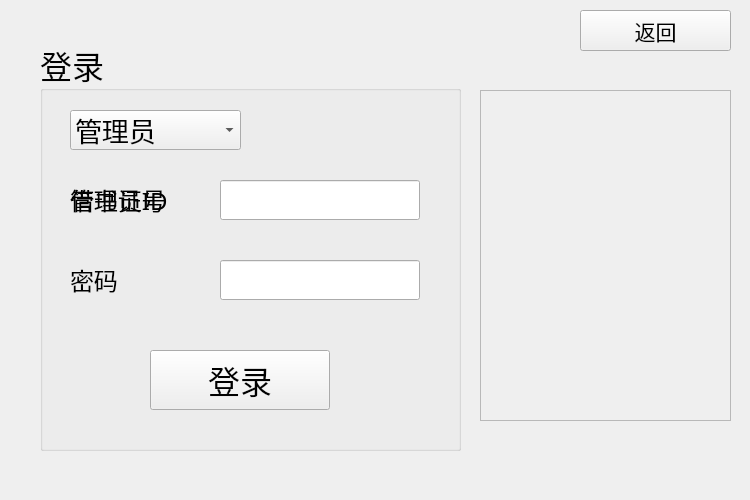
<?xml version="1.0" encoding="UTF-8"?>
<ui version="4.0">
 <class>Login</class>
 <widget class="QWidget" name="Login">
  <property name="windowModality">
   <enum>Qt::WindowModal</enum>
  </property>
  <property name="enabled">
   <bool>true</bool>
  </property>
  <property name="geometry">
   <rect>
    <x>0</x>
    <y>0</y>
    <width>750</width>
    <height>500</height>
   </rect>
  </property>
  <property name="windowTitle">
   <string>用户登录</string>
  </property>
  <widget class="QGroupBox" name="groupBox">
   <property name="geometry">
    <rect>
     <x>40</x>
     <y>40</y>
     <width>421</width>
     <height>411</height>
    </rect>
   </property>
   <property name="font">
    <font>
     <family>宋体</family>
     <pointsize>24</pointsize>
    </font>
   </property>
   <property name="title">
    <string>登录</string>
   </property>
   <property name="flat">
    <bool>false</bool>
   </property>
   <widget class="QLabel" name="AdminID">
    <property name="geometry">
     <rect>
      <x>30</x>
      <y>140</y>
      <width>150</width>
      <height>40</height>
     </rect>
    </property>
    <property name="font">
     <font>
      <family>宋体</family>
      <pointsize>18</pointsize>
     </font>
    </property>
    <property name="text">
     <string>管理员ID</string>
    </property>
   </widget>
   <widget class="QLineEdit" name="IDLine">
    <property name="geometry">
     <rect>
      <x>180</x>
      <y>140</y>
      <width>200</width>
      <height>40</height>
     </rect>
    </property>
    <property name="font">
     <font>
      <family>宋体</family>
      <pointsize>12</pointsize>
     </font>
    </property>
   </widget>
   <widget class="QLabel" name="password">
    <property name="geometry">
     <rect>
      <x>30</x>
      <y>220</y>
      <width>150</width>
      <height>40</height>
     </rect>
    </property>
    <property name="font">
     <font>
      <family>宋体</family>
      <pointsize>18</pointsize>
     </font>
    </property>
    <property name="text">
     <string>密码</string>
    </property>
   </widget>
   <widget class="QLineEdit" name="PasswordLine">
    <property name="geometry">
     <rect>
      <x>180</x>
      <y>220</y>
      <width>200</width>
      <height>40</height>
     </rect>
    </property>
    <property name="font">
     <font>
      <family>宋体</family>
      <pointsize>12</pointsize>
     </font>
    </property>
    <property name="echoMode">
     <enum>QLineEdit::Password</enum>
    </property>
   </widget>
   <widget class="QComboBox" name="comboBox">
    <property name="geometry">
     <rect>
      <x>30</x>
      <y>70</y>
      <width>171</width>
      <height>40</height>
     </rect>
    </property>
    <property name="font">
     <font>
      <family>宋体</family>
      <pointsize>20</pointsize>
     </font>
    </property>
    <item>
     <property name="text">
      <string>管理员</string>
     </property>
    </item>
    <item>
     <property name="text">
      <string>普通用户</string>
     </property>
    </item>
   </widget>
   <widget class="QLabel" name="cno">
    <property name="geometry">
     <rect>
      <x>30</x>
      <y>140</y>
      <width>150</width>
      <height>40</height>
     </rect>
    </property>
    <property name="font">
     <font>
      <family>宋体</family>
      <pointsize>18</pointsize>
     </font>
    </property>
    <property name="text">
     <string>借书证号</string>
    </property>
   </widget>
   <widget class="QPushButton" name="Login_2">
    <property name="geometry">
     <rect>
      <x>110</x>
      <y>310</y>
      <width>180</width>
      <height>60</height>
     </rect>
    </property>
    <property name="text">
     <string>登录</string>
    </property>
    <property name="autoDefault">
     <bool>false</bool>
    </property>
    <property name="default">
     <bool>false</bool>
    </property>
   </widget>
  </widget>
  <widget class="QFrame" name="frame">
   <property name="geometry">
    <rect>
     <x>480</x>
     <y>90</y>
     <width>251</width>
     <height>331</height>
    </rect>
   </property>
   <property name="styleSheet">
    <string notr="true">#frame {
	border-image:url(:/images/login.png);
}</string>
   </property>
   <property name="frameShape">
    <enum>QFrame::StyledPanel</enum>
   </property>
   <property name="frameShadow">
    <enum>QFrame::Raised</enum>
   </property>
  </widget>
  <widget class="QPushButton" name="back">
   <property name="geometry">
    <rect>
     <x>580</x>
     <y>10</y>
     <width>151</width>
     <height>41</height>
    </rect>
   </property>
   <property name="font">
    <font>
     <family>宋体</family>
     <pointsize>16</pointsize>
    </font>
   </property>
   <property name="text">
    <string>返回</string>
   </property>
  </widget>
 </widget>
 <resources/>
 <connections/>
</ui>
